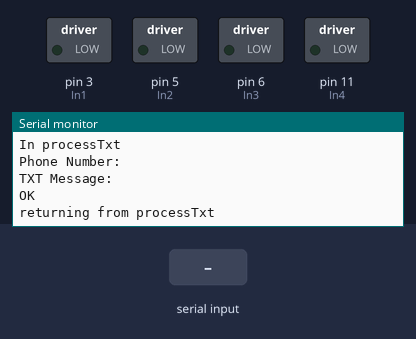
Simulated run of this sketch. Board: Arduino Uno, built with avr-gcc and run on an emulated ATmega328P. Parts: switched loads named in the sketch (green lamp = pin HIGH), the last lines printed to the serial monitor. The test bench sets the inputs (shaded band). The modem accepts every AT command (registered, SIM ready, sends succeed) and sends nothing else.

Above: at 1.3 s.
1.4 s: "s\n" received over Serial
At 2.6 s:
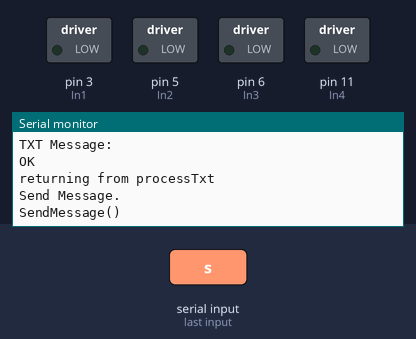
2.9 s: byte 114 ('r') received over Serial
At 5.6 s:
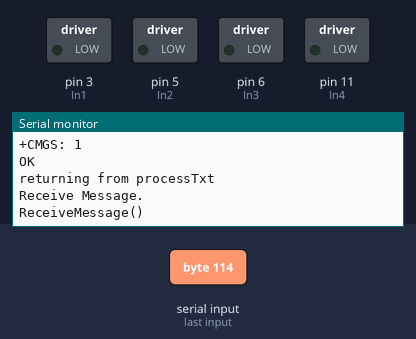
5.9 s: byte 118 ('v') received over Serial
At 7.0 s:
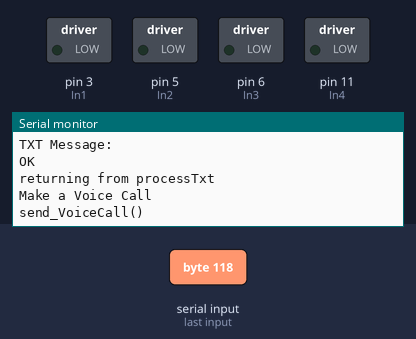
8.1 s: byte 99 ('c') received over Serial
At 9.1 s:
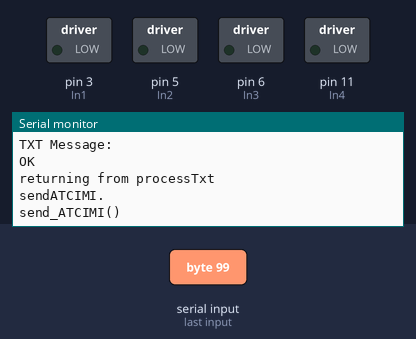
10.2 s: byte 105 ('i') received over Serial
At 11.9 s:
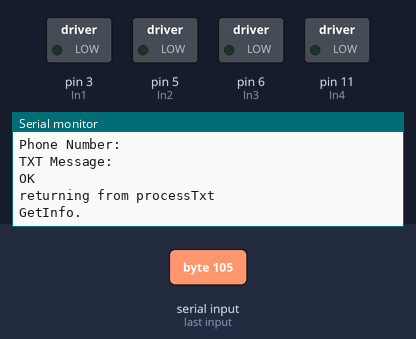

The sketch:

Geeetech_MotorTest.ino
```cpp
/*
STEM Center USA, Inc.
Pi-Bot: Motor Test Program using Function Calls
*/

#include <SoftwareSerial.h>

const int myRx = 7;  // Shield: Rx=7, Tx=8
const int myTx = 8;  // Board:  Rx=2, Tx=4

SoftwareSerial mySerial(myRx, myTx);

char inputBuffer[256];


const int In1 = 3;
const int In2 = 5;
const int In3 = 6;
const int In4 = 11;


String listenerPhone;
int processingMessage = 0;

void setup()
{
  // initialize the pins an output:
  pinMode(In1, OUTPUT);
  pinMode(In2, OUTPUT);
  pinMode(In3, OUTPUT);
  pinMode(In4, OUTPUT);

  pinMode(myRx, INPUT_PULLUP);
  pinMode(myTx, OUTPUT);

  mySerial.begin(19200);
  Serial.begin(19200);
  delay(100);

  mySerial.println("AT+IPR=19200");

  Serial.println ("Press \'s <enter>\' to Send a message and press \'r <enter>\' to receive a message.");

}
void loop()
{
  int speed1, speed2;
  int delayTime;
  speed1 = 150;
  speed2 = 150;
  while(1==1)
  {
    //delay(1000);
    //Serial.println("Starting loop()");

    if (Serial.available() > 0)
    {
       switch(Serial.read())
       {
          case 's':
            Serial.println("Send Message.");
            SendMessage();
            break;
          case 'r':
            Serial.println("Receive Message.");
            ReceiveMessage();
            break;
          case 'v':
            Serial.println("Make a Voice Call");
            SendVoiceCall();
            break;
          case 'c':
            Serial.println("sendATCIMI.");
            SendATCIMI();
            break;

          case 'i':
            Serial.println("GetInfo.");
            GetInfo();
            break;
          case 't':
            Serial.println("Get Time.");
            GetTime();
            break;
      }
    }


     if (mySerial.available()>0)
     {

        if (processingMessage == 0)
        {

           mySerial.readBytes(inputBuffer, 255);
           Serial.println("DATA: ");
           Serial.write(inputBuffer);
           Serial.println("DATA_DONE");
           processTxt(inputBuffer, sizeof(inputBuffer));
        }
        //int buffsize = sizeof(inputBuffer);
        //Serial.print("buff size: ");
        //Serial.println(buffsize);
        for (int i = 0 ; i < sizeof(inputBuffer) ; i++)
        {
            inputBuffer[i] = 0; // clear the buffer.
        }
        processingMessage = 0;


//        Serial.write(mySerial.read());
  /*
        forward(speed1, speed2);
        delay(2000);
        stopNow();
        delay(1000);
        reverse(speed1, speed2);
        delay(1000);
        stopNow();
        delay(1000);
        */

    }
  }
}


void forward(int speed1, int speed2)
{
analogWrite(In4, 0);
analogWrite(In3, speed1);
analogWrite(In2, 0);
analogWrite(In1, speed2);
}
void reverse (int speed1, int speed2)
{
analogWrite(In4, speed1);
analogWrite(In3, 0);
analogWrite(In2, speed2);
analogWrite(In1, 0);
return;
}
void stopNow()
{
analogWrite(In4, 0);
analogWrite(In3, 0);
analogWrite(In2, 0);
analogWrite(In1, 0);
return;
}

void SendMessage()
{
  Serial.println("SendMessage()");
  mySerial.println("AT+CMGF=1");    //Sets the GSM Module in Text Mode
  delay(1000);  // Delay of 1000 milli seconds or 1 second
  mySerial.println("AT+CMGS=\"your_phone_number\"\r"); // Replace x with mobile number
  delay(500);
  mySerial.println("Hello, from Rover2.");// The SMS text you want to send
  delay(500);
   mySerial.println((char)26);// ASCII code of CTRL+Z
  delay(100);
  Serial.println("End SendMessage()");
}


void SendToListener(String listenerPhone)
{
  Serial.println("SendToListener()");
  mySerial.println("AT+CMGF=1");    //Sets the GSM Module in Text Mode
  delay(1000);  // Delay of 1000 milli seconds or 1 second
  String sendMessagePhone = "AT+CMGS=\"" + listenerPhone + "\"\r";
  mySerial.println(sendMessagePhone);
  //mySerial.print("AT+CMGS=\"");
  //mySerial.print(listenerPhone);
  //mySerial.println("\"\r");

  //mySerial.println(sendMessagePhone); // Replace x with mobile number
  delay(1000);
  mySerial.println("This is a sent message from Rover2.");// The SMS text you want to send
  delay(500);
   mySerial.println((char)26);// ASCII code of CTRL+Z
  delay(100);
}

void ReceiveMessage()
{
  Serial.println("ReceiveMessage()");
  mySerial.println("AT+CNMI=2,2,0,0,0"); // AT Command to receive a live SMS
  delay(1000);
 }


void SendATCIMI()
{
  Serial.println("send_ATCIMI()");
  mySerial.println("AT+CIMI"); // AT Command to receive a live SMS
  delay(1000);
}

void SendVoiceCall()
{
  Serial.println("send_VoiceCall()");
  mySerial.println("ATDyour_phone_number"); // AT Command to receive a live SMS
  delay(1000);
}

void GetInfo()
{
   mySerial.println("AT+COPS?");
   delay(1000);
   mySerial.println("AT+CSQ");
   delay(1000);
   mySerial.println("ATI");
   delay(1000);
   mySerial.println("AT+COPS?");
   delay(1000);
   mySerial.println("AT+CGMR");
   delay(1000);
   mySerial.println("AT+CREG");
   delay(1000);
   mySerial.println("AT+CGMR");
   delay(1000);

}

void GetTime()
{
   mySerial.println("AT+CLTS=");
   delay(1000);
}

void processTxt (String buffer, int buffsize)
{
    Serial.println("In processTxt");

    processingMessage = 1;

    //Serial.println(buffer);

    // Txt Format from Phone:
    //
    // +CMT: "+1your_phone_number","","16/03/15,23:57:58-28"
    // This is a multiline txt program.
    // Beeline is here.
    // And another.
    //
    // NOTE: There is a blank line at the end.


    // +CMT: "1410100007","","16/03/16,00:01:34-28"
    //
    // FRM:middleschoolengineer1@gmail.com
    // MSG:Hello, From python!
    // This is a multi-line txt message.
    //
    // NOTE:  There is a blank line at the end.

    String numberPreamble = "+CMT: \"";
    String emailFromPrefix = "FRM:";
    String emailMessagePrefix = "MSG:";
    int isFromEmail = 0;
    String emailAddress;
    String message;
    String listenerPhonePrefix = "ListenerPhoneNumber=";

    int senderNumBegin = buffer.indexOf(numberPreamble) + numberPreamble.length();
    int senderNumEnd = buffer.indexOf("\",", senderNumBegin);
    String senderNumber = buffer.substring(senderNumBegin, senderNumEnd);
    Serial.print("Phone Number: ");
    Serial.println(senderNumber);


    if (buffer.indexOf(emailFromPrefix) > 0)
    {
        isFromEmail = 1;
        int emailStart = buffer.indexOf(emailFromPrefix) + emailFromPrefix.length();
        int emailEnd =   buffer.indexOf("\n", emailStart);
        String emailAddress = buffer.substring(emailStart, emailEnd);
        Serial.print("Email Address: ");
        Serial.println(emailAddress);

        int messageBegin = buffer.indexOf(emailMessagePrefix, emailEnd) + emailMessagePrefix.length();
        int messageEnd = buffer.indexOf("\n\n", messageBegin);
        message = buffer.substring(messageBegin, messageEnd -1);
        Serial.println("Email Message: ");
        Serial.println(message);

        //if (message.indexOf(listenerPhonePrefix) > 0)
        if (message.indexOf(listenerPhonePrefix) >= 0)  // indexOf returns -1 if not found.
        {
              Serial.println("Found Listener Phone Prefix");
              int phoneBegin = message.indexOf(listenerPhonePrefix) + listenerPhonePrefix.length();
              int phoneEnd = message.indexOf("\n", phoneBegin);
              //listenerPhone = message.substring(phoneBegin, phoneBegin+9);
              listenerPhone = message.substring(phoneBegin, phoneEnd);
              Serial.print("Listener Phone Number: ");
              Serial.println(listenerPhone);
        }

        SendToListener(listenerPhone);

    }  else
    {
        int messageBegin = buffer.indexOf("\n", senderNumEnd) + 1;
        message = buffer.substring(messageBegin, buffer.length() - 1);
        Serial.println("TXT Message: ");
        Serial.println(message);
   }


    //Serial.println(buffer);
    Serial.println("returning from processTxt");
}
```

Measured:
- after the input at 1.4 s, the serial monitor: prints a new line at once (image 1)
- after the input at 2.9 s, the serial monitor: prints a new line after 1.7 s (image 2)
- after the input at 5.9 s, the serial monitor: prints a new line after 0.77 s (image 3)
- after the input at 8.1 s, the serial monitor: prints a new line after 0.62 s (image 4)
- after the input at 10.2 s, the serial monitor: prints a new line after 0.56 s (image 5)
